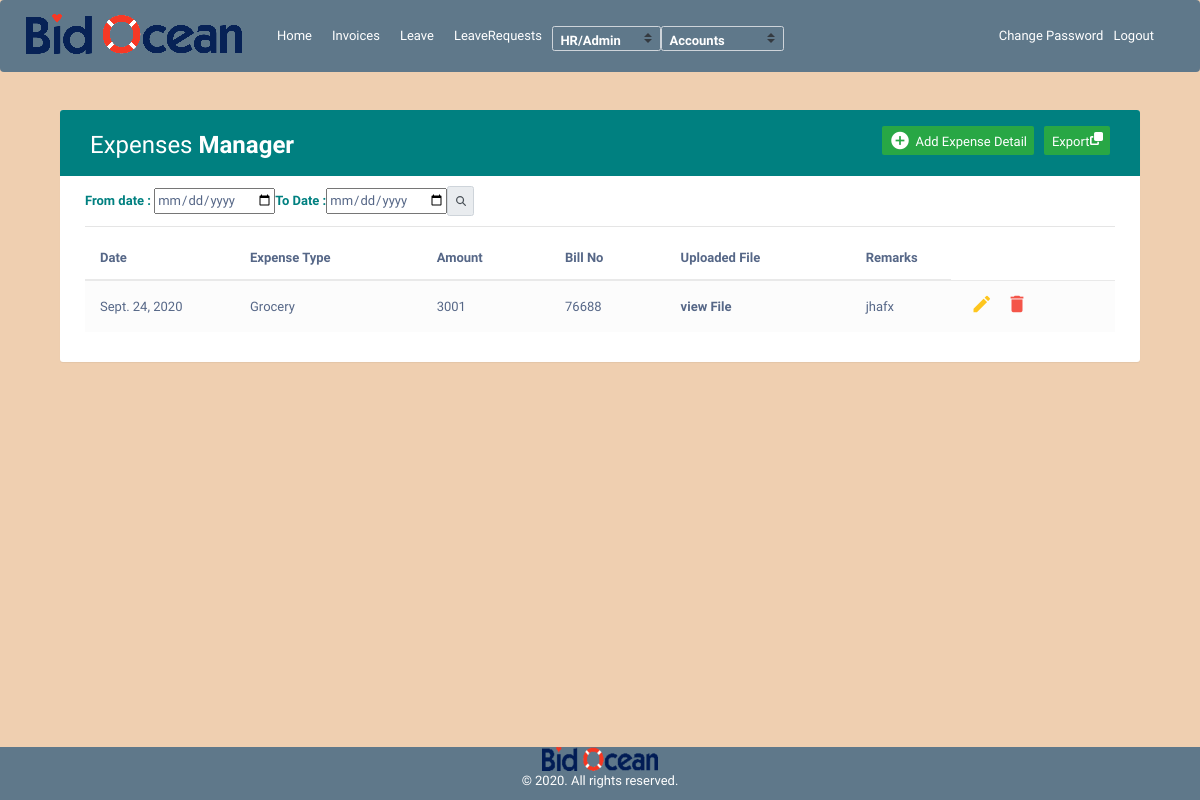
Screenshot of /expenses/ (signed in) with the database file from the repository.
### expenses/models.py (models this page shows, shortened)
class Expenses(models.Model):
	id           = models.AutoField(primary_key=True)
	expense_date = models.DateField()
	expense_type = models.ForeignKey(ExpenseType,on_delete=models.CASCADE)
	amount       = models.IntegerField()
	bill_no      = models.CharField(max_length=200)
	remarks      = models.TextField(null=True, blank=True)
	added_by     = models.ForeignKey(Employee, on_delete=models.SET_NULL, null=True, blank=True)
	expense_file = models.FileField(upload_to='expense_file/', null=True, blank=True)

class ExpenseType(models.Model):
	id           = models.AutoField(primary_key=True)
	expense_type = models.CharField(max_length=200)
	added_date   = models.DateTimeField(auto_now_add=True)
	added_by     = models.ForeignKey(Employee, on_delete=models.SET_NULL, null=True, blank=True)

### expenses/views.py (the view, shortened to what this page needs)
# urls.py: path("",views.ExpensesView.as_view(),name="expenses"),
class ExpensesView(AdminOrAccountsPanelMixin, TemplateView):
    template_name = 'expenses/expenses.html'
    def get(self, request):
        employee         = Employee.objects.get(auth_tbl=self.request.user)
        role             = employee.role.name.lower()
        expenses_list    = Expenses.objects.all()
        expense_types    = ExpenseType.objects.all()
        from_date     = request.GET.get('from_date', None)
        to_date       = request.GET.get('to_date', None)
        query_param = {}
        if (from_date is not None and to_date is not None) and (from_date != "" and to_date != ""):
            query_param['from_date'] = from_date
            query_param['to_date']   = to_date
            to_date       = datetime.strptime(to_date,"%Y-%m-%d").date()
            from_date     = datetime.strptime(from_date,"%Y-%m-%d").date()
            expenses_list = expenses_list.filter(expense_date__gte=from_date, expense_date__lte=to_date)
        expenses_list = expenses_list.order_by('-amount')
        paginator        = Paginator(expenses_list,10)
        page             = request.GET.get('page')
        paginatedcontent = paginator.get_page(page)
        context = {
            'role'          : role,
            'expense_types' : expense_types,
            'expenses'      : paginatedcontent,
            'query_param'   : query_param,
        }
        return render(request, self.template_name, context)

### user_invoice/mixin.py (called while the page is built)
    def test_func(self):
        user     = self.request.user
        employee = Employee.objects.get(auth_tbl=user)
        return employee.role.name.lower() == 'admin' or employee.role.name.lower() == 'accounts'

### expenses/templates/expenses/expenses.html (shortened to what this page needs)
{% extends "user_invoice/base.html" %}
{% load crispy_forms_tags %}
{% block content %}
<!DOCTYPE html>
<html lang="en">
<head>
<link rel="stylesheet" href="https://maxcdn.bootstrapcdn.com/font-awesome/4.7.0/css/font-awesome.min.css">
<link rel="stylesheet" href="https://maxcdn.bootstrapcdn.com/bootstrap/3.3.7/css/bootstrap.min.css">
<link rel="stylesheet" href="https://maxcdn.bootstrapcdn.com/bootstrap/4.0.0/css/bootstrap.min.css">
  <body style="background-color: #EFCFB0;">
    <div class="container" style="margin-top: 80px;">
        <div class="table-wrapper">
            <div class="table-title">
                <div class="row">
                    <div class="col-sm-6">
						<h2>Expenses <b>Manager</b></h2>
					</div>
					<div class="col-sm-6">
						<a href="{% url 'export_expenses_xls' %}" class="btn btn-success"><i class="fa fa-clone" aria-hidden="true"></i>
							<span>Export</span> </a>
						<a href="#addEmployeeModal" class="btn btn-success" data-toggle="modal"><i class="material-icons">&#xE147;</i> <span>Add Expense Detail</span></a>
					</div>
                </div>
            </div>
            <form>
            <table>
            	<tr>
            		<td><b style="color: teal;"> From date :</b> <input type="date" name="from_date" value="{{request.GET.from_date}}"></td>
					<td><b style="color: teal;"> To Date :</b><input type="date" name="to_date" value="{{request.GET.to_date}}"></td>
					<td><button class="input-group-text" style="height: 30px;" type="submit" name="submitbtn"><i class="fa fa-search"></i></td>
            	</tr>
            </table>
        	</form>
            <hr>
            <table class="table table-striped table-hover">
                <thead>
                    <tr>
                        <th>Date</th>
						<th>Expense Type</th>
                        <th>Amount</th>
                        <th>Bill No</th>
                        <th>Uploaded File</th>
                        <th>Remarks</th>
                    </tr>
                </thead>
                <tbody>
                	{% for expense in expenses %}
                    <tr>
                        <td>{{expense.expense_date}}</td>
                        <td>{{expense.expense_type.expense_type}}</td>
						<td>{{expense.amount}}</td>
                        <td>{{expense.bill_no}}</td>
                        <td>{% if expense.expense_file %}<a target="_blank" href="{{expense.expense_file.url}}">view File</a>{% endif %}</td>
                        <td>{{expense.remarks}}</td>
                        <td>
                            <a href="#editEmployeeModal" alt="{{expense.pk}}" class="edit" data-toggle="modal"><i class="material-icons" data-toggle="tooltip" title="Edit">&#xE254;</i></a>
                            <a href="#deleteEmployeeModal" alt="{{expense.pk}}" class="delete" data-toggle="modal"><i class="material-icons" data-toggle="tooltip" title="Delete">&#xE872;</i></a>
                        </td>
                    </tr>
                    {% endfor %}
                </tbody>
            </table>
        </div>
    </div>
</body>
</html>
{% endblock content %}

### user_invoice/static/user_invoice/main.css (style rules this page uses)
body { background: #fafafa; color: #333333; margin-top: 5rem; }
h1, h2, h3, h4, h5, h6 { color: #444444; }

### user_invoice/templates/user_invoice/base.html (style rules this page uses)
a { color: white; }

### expenses/templates/expenses/expenses.html (style rules this page uses)
body { color: #566787; background: #f5f5f5; font-family: 'Varela Round', sans-serif; font-size: 13px; }
.table-wrapper { background: #fff; padding: 20px 25px; margin: 30px 0; border-radius: 3px; box-shadow: 0 1px 1px rgba(0,0,0,.05); }
.table-title { padding-bottom: 15px; background: teal; color: #fff; padding: 16px 30px; margin: -20px -25px 10px; border-radius: 3px 3px 0 0; }
.table-title h2 { margin: 5px 0 0; font-size: 24px; }
.table-title .btn { color: #fff; float: right; font-size: 13px; border: none; min-width: 50px; border-radius: 2px; border: none; outline: none !important; margin-left: 10px; }
.table-title .btn i { float: left; font-size: 21px; margin-right: 5px; }
.table-title .btn span { float: left; margin-top: 2px; }
table.table tr th, table.table tr td { border-color: #e9e9e9; padding: 12px 15px; vertical-align: middle; }
table.table tr th:first-child { width: 150px; }
table.table tr th:last-child { width: 100px; }
table.table-striped tbody tr:nth-of-type(odd) { background-color: #fcfcfc; }
table.table td:last-child i { opacity: 0.9; font-size: 22px; margin: 0 5px; }
table.table td a { font-weight: bold; color: #566787; display: inline-block; text-decoration: none; outline: none !important; }
table.table td a.edit { color: #FFC107; }
table.table td a.delete { color: #F44336; }
table.table td i { font-size: 19px; }

### rows the page displays
Expenses: expense_date "Sept. 24, 2020", expense_type.expense_type "Grocery", amount "3001", bill_no "76688", remarks "jhafx"
